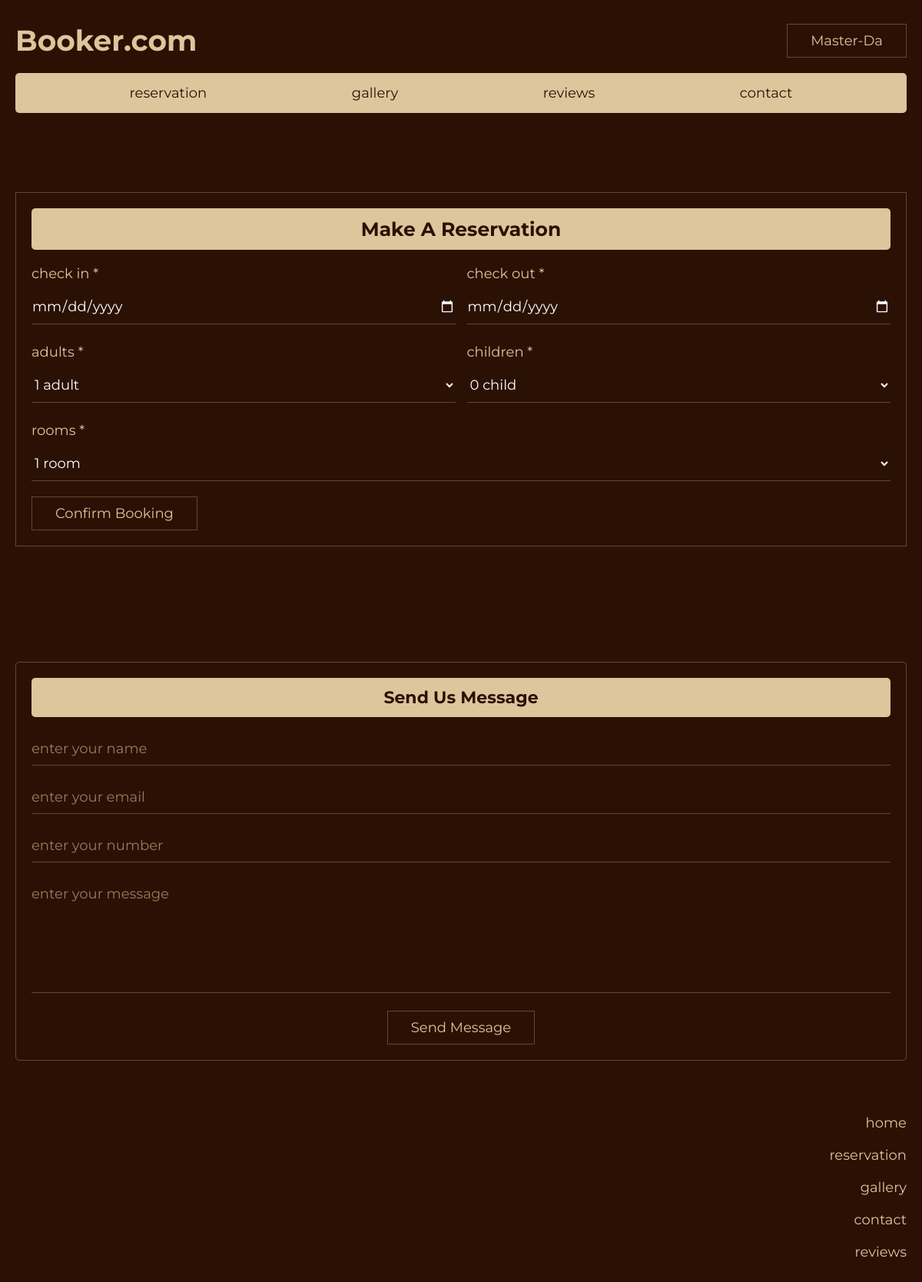
The page /hotel (signed in) on the database as committed earlier.
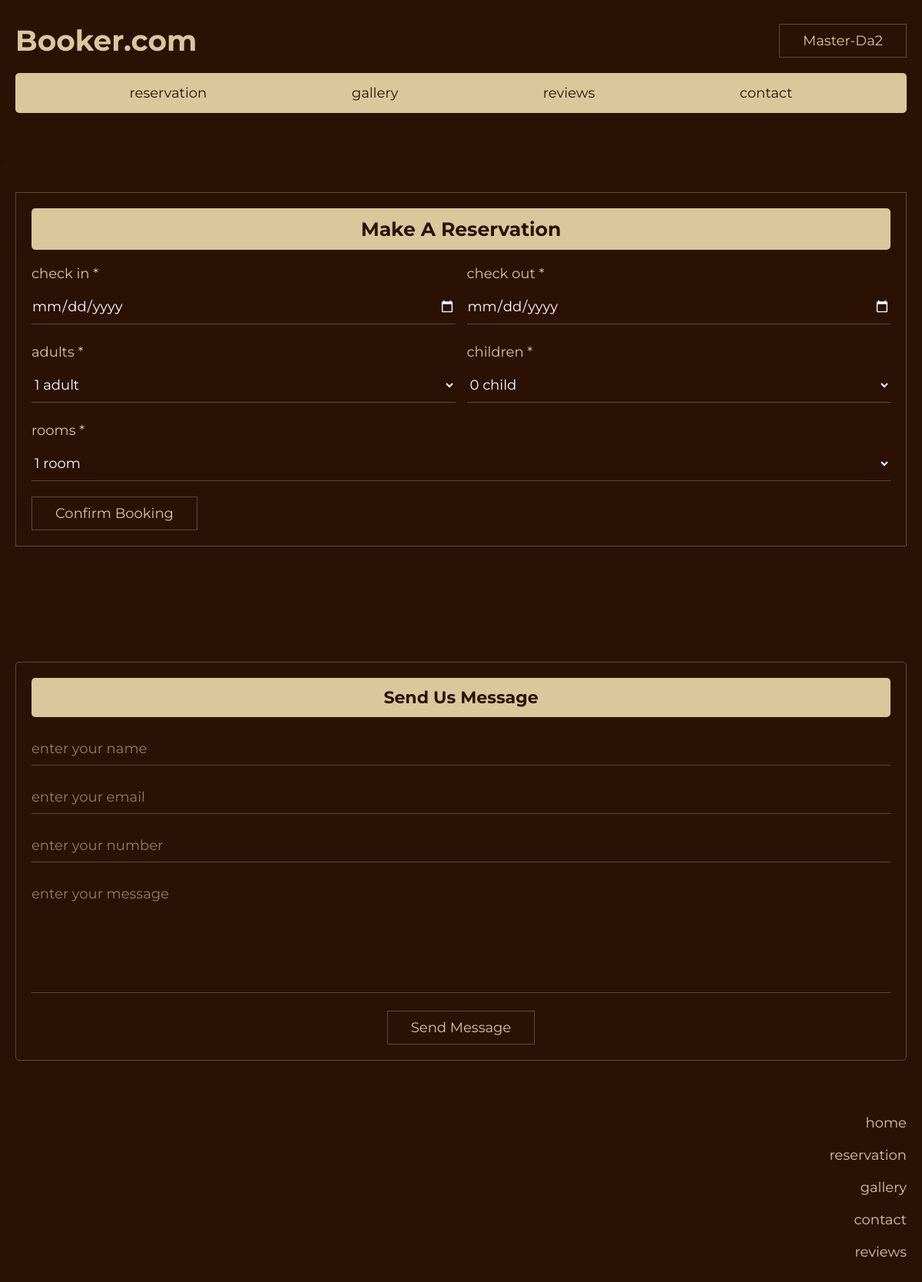
The same page on the database as committed later.
### tables this page shows
CREATE TABLE users (
            id INTEGER PRIMARY KEY AUTOINCREMENT,
            name TEXT NOT NULL,
            email TEXT NOT NULL,
            password TEXT NOT NULL,
            pfp_path TEXT NOT_NULL DEFAULT 'pfp/default_pfp.png'
        );

### app/routes.py (the view)
@app.route("/hotel", methods=["GET", "POST"])
def hotels():
    return Hotel().serve()

### app/__init__.py (called while the page is built)
@login_manager.user_loader
def load_user(user_id):
    return User().get(user_id)

### app/models.py (called while the page is built)
    def get(self, user_id):
        return UserTable().getUserFromId(user_id)

    def create_table(self) -> bool:
        create_table = """CREATE TABLE IF NOT EXISTS users (
            id INTEGER PRIMARY KEY AUTOINCREMENT,
            name TEXT NOT NULL,
            email TEXT NOT NULL,
            password TEXT NOT NULL,
            pfp_path TEXT NOT_NULL DEFAULT 'pfp/default_pfp.png'
        );"""
        try:
            self.conn.execute(create_table)
            self.conn.commit()
        except sqlite3.Error as e:
            print(e)
            return False
        return True

    def getUserFromId(self, id) -> User:
        select = f"""SELECT * FROM users where id = {id}"""
        df = pd.read_sql_query(select, self.conn)
        if len(df) == 0:
            return None
        account = df.loc[0]
        user = User();
        user.id = account['id']
        user.name = account['name']
        user.email = account['email']
        user.password = account['password']
        user.pfp_path = account['pfp_path']
        return user

### app/pages/hotel.py (called while the page is built)
    def serve(self):
        if 'fsq_id' in request.args:
            self.fsq_id = request.args['fsq_id']
            self.getHotelDetails()
        else:
            print(">>>>>>>>>>>>>>>>>>", "FSQ ID NOT PROVIDWED", "<<<<<<<<<<<<<<")
        error = ""
        if request.method == 'POST':
            if 'book' in request.form:
                error = self.booking()
                print(error)
        return render_template("hotel.html", user=self.user, fsq_id=self.fsq_id, name=self.name, photos=self.photos, tips=self.tips, tel=self.tel, email=self.email, website=self.website, social_media=self.social_media, error=error, rng=self.getRandInt, getName=self.getName)

### app/templates/hotel.html (shortened to what this page needs)
{% extends 'base.html' %}
{% block head %}
<head>
   <link rel="stylesheet" href="https://cdn.jsdelivr.net/npm/swiper@8/swiper-bundle.min.css" />
   <link rel="stylesheet" href="https://cdnjs.cloudflare.com/ajax/libs/font-awesome/6.2.0/css/all.min.css">
   <link rel="stylesheet" href="{{ url_for('static', filename='css/hotel.css') }}">
</head>
{% endblock %}
{% block body %}
<section class="header">
   <div class="flex">
      <a href="/" class="logo"><h1>Booker.com</h1></a>
      {% if user.is_authenticated %}
      <a href="/profile" class="btn">{{ user.name }}</a>
      {% else %}
      <a href="/login" class="btn">Login</a>
      {% endif %}
   </div>
   <nav class="navbar">
      <a href="#reservation">reservation</a>
      <a href="#gallery">gallery</a>
      <a href="#reviews">reviews</a>
      <a href="#contact">contact</a>
   </nav>
</section>
<section class="home" id="home">
</section>
<section class="reservation" id="reservation">
   <form action="/hotel?fsq_id={{ fsq_id }}" method="POST">
      <h3>make a reservation</h3>
      <div class="flex">
         <div class="box">
            <p>check in <span>*</span></p>
            <input type="date" name="check_in" class="input" required>
         </div>
         <div class="box">
            <p>check out <span>*</span></p>
            <input type="date" name="check_out" class="input" required>
         </div>
         <div class="box">
            <p>adults <span>*</span></p>
            <select name="adults" class="input" required>
               <option value="1">1 adult</option>
            </select>
         </div>
         <div class="box">
            <p>children <span>*</span></p>
            <select name="children" class="input" required>
               <option value="0">0 child</option>
            </select>
         </div>
         <div class="box">
            <p>rooms <span>*</span></p>
            <select name="rooms" class="input" required>
               <option value="1">1 room</option>
            </select>
         </div>
      </div>
      <input type="submit" value="Confirm Booking" name="book" class="btn">
   </form>
</section>
<section class="gallery" id="gallery">
</section>
<section class="reviews" id="reviews">
</section>
<section class="contact" id="contact">
   <div class="row">
      <div id = "contact-form">
         <h3>send us message</h3>
         <input type="text" name="name" required maxlength="50" placeholder="enter your name" class="box">
         <input type="email" name="email" required maxlength="50" placeholder="enter your email" class="box">
         <input type="number" name="number" required maxlength="10" min="0" max="9999999999" placeholder="enter your number" class="box">
         <textarea name="msg" class="box" required maxlength="1000" placeholder="enter your message" cols="30" rows="10"></textarea>
         <input type="submit" value="send message" name="send" class="btn" onclick="sendMail()">
      </div>
   </div>
</section>
<section class="footer">
   <div class="box-container">
      <div class="box">
         <a href="#home">home</a>
         <a href="#reservation">reservation</a>
         <a href="#gallery">gallery</a>
         <a href="#contact">contact</a>
         <a href="#reviews">reviews</a>
      </div>
   </div>
</section>
{% endblock %}

### app/templates/base.html (shortened to what this page needs)
<!DOCTYPE html>
<html lang="en">
<head>
    {% block head %} {% endblock %}
</head>
<body>
    {% block body %} {% endblock %}
</body>
</html>

### app/static/css/hotel.css (style rules this page uses)
:root { --main-color:#2B1103; --sub-color:#DCC69C; --white:#fff; --border:.1rem solid rgba(220, 198, 156, .3); }
* { font-family: 'Montserrat', sans-serif; margin: 0; padding: 0; box-sizing: border-box; outline: none; border: none; text-decoration: none; }
html { font-size: 62.5%; overflow-x: hidden; scroll-behavior: smooth; scroll-padding-top: 2rem; }
body { background-color: var(--main-color); }
section { padding: 3rem 2rem; max-width: 1200px; margin: 0 auto; }
.btn { display: inline-block; cursor: pointer; padding: 1rem 3rem; border: var(--border); font-size: 1.8rem; color: var(--sub-color); text-align: center; text-transform: capitalize; transition: .2s linear; margin-top: 1rem; background-color: var(--main-color); }
.header { padding-bottom: 0; }
.header .flex { display: flex; align-items: center; justify-content: space-between; gap: 1.5rem; }
.header .flex .logo { color: var(--sub-color); font-size: 2.5rem; }
.logo { color: var(--sub-color); font-size: 2.5rem; }
.header .flex .btn { margin-top: 0; }
.header .navbar { display: flex; align-items: center; justify-content: space-evenly; gap: 1.5rem; margin-top: 2rem; background-color: var(--sub-color); padding: .5rem; border-radius: .5rem; }
.header .navbar a { font-size: 1.8rem; color: var(--main-color); padding: 1rem 3rem; border-radius: .5rem; }
.reservation form { border: var(--border); padding: 2rem; }
.reservation form .flex { display: flex; flex-wrap: wrap; gap: 1.5rem; }
.reservation form h3 { background-color: var(--sub-color); color: var(--main-color); font-size: 2.5rem; margin-bottom: 2rem; border-radius: .5rem; padding: 1.2rem; text-align: center; text-transform: capitalize; }
.reservation form .flex .box { flex: 1 1 40rem; }
.reservation form .flex .box p { font-size: 1.8rem; color: var(--sub-color); }
.reservation form .flex .box .input { padding: 1rem 0; margin: 1rem 0; border-bottom: var(--border); background: var(--main-color); color: var(--white); font-size: 1.8rem; width: 100%; }
.contact .row { display: flex; align-items: flex-start; gap: 3rem; flex-wrap: wrap; }
.contact .row #contact-form { flex: 1 1 40rem; border: var(--border); border-radius: .5rem; padding: 2rem; text-align: center; }
.contact .row #contact-form h3 { margin-bottom: 1rem; border-radius: .5rem; padding: 1.2rem; color: var(--main-color); background-color: var(--sub-color); font-size: 2.2rem; text-transform: capitalize; }
.contact .row #contact-form .box { padding: 1rem 0; margin: 1rem 0; border-bottom: var(--border); font-size: 1.8rem; color: var(--sub-color); background:var(--main-color); width: 100%; }
.contact .row #contact-form .box::placeholder { color: rgba(220, 198, 156, .6); }
.contact .row #contact-form textarea { height: 15rem; resize: none; }
.reviews { padding-top: 0; }
.footer .box-container { display: grid; grid-template-columns: repeat(auto-fit, minmax(30rem, 1fr)); gap: 1.5rem; justify-content: center; align-items: flex-start; padding-bottom: 3rem; }
.footer .box-container .box a { display: block; font-size: 1.8rem; color: var(--sub-color); padding: 1rem 0; }
.footer .box-container .box:nth-child(2) { text-align: center; }
.footer .box-container .box:last-child { text-align:right; }

Rows that differ between the two databases and show on the page:
changed users: name "Master-Da" → "Master-Da2"
